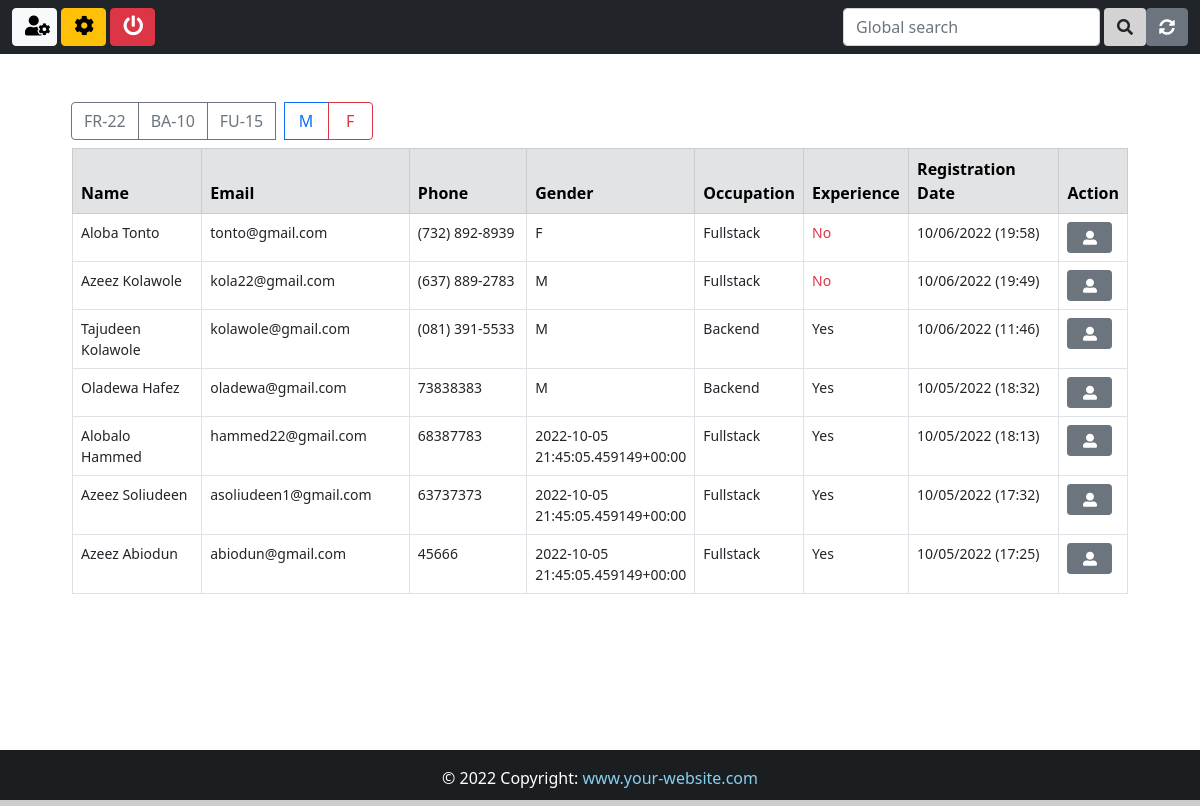
Before: /candidates/ (signed in) with the older database file.
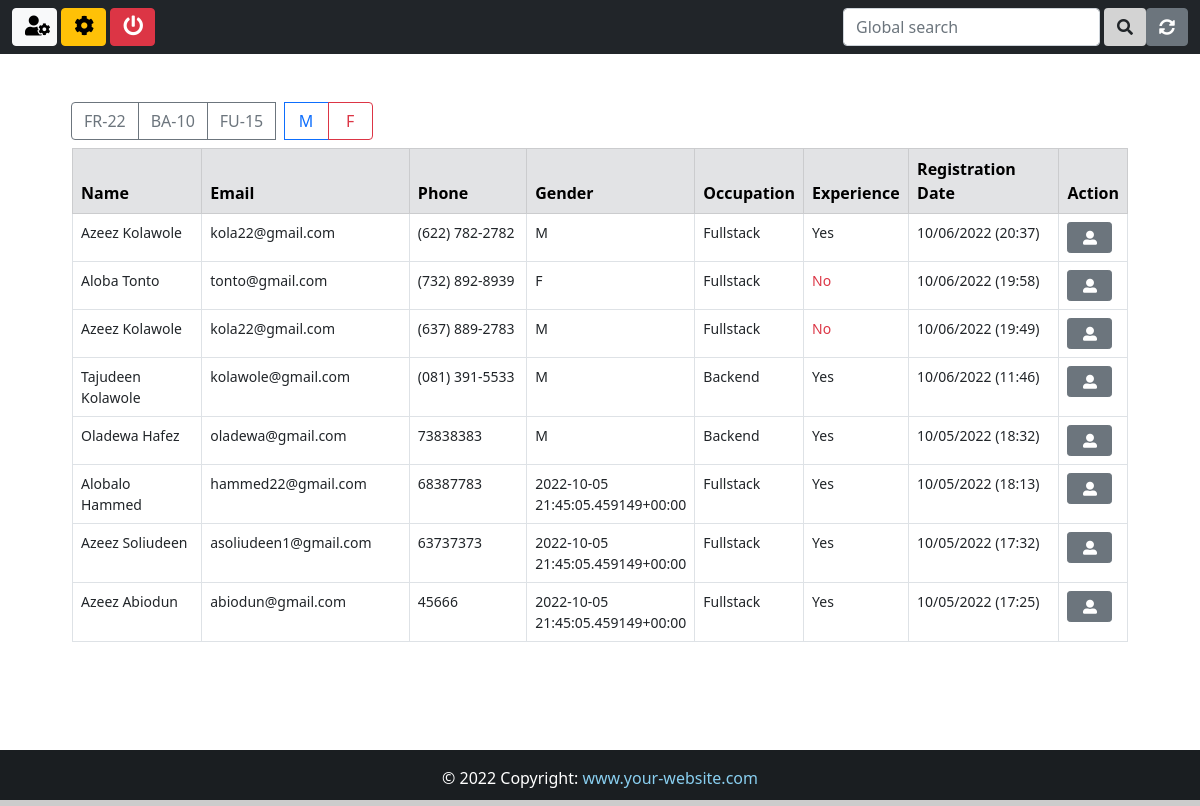
After: the same page with the newer database file.
### app/models.py (models this page shows, shortened)
class candidate(models.Model):
    first_name = models.CharField(max_length=50)
    last_name = models.CharField(max_length=50)
    job = models.CharField(max_length=5, verbose_name='Job code')
    birth =models.DateField(auto_now=False, auto_now_add=False, verbose_name='Birthday')
    phone = models.CharField(max_length=18)
    personality = models.CharField(max_length=50, null=True, choices=PERSONALITY)
    salary = models.CharField(max_length=50, verbose_name='Salary expectation')
    gender = models.CharField(max_length=7)
    experience = models.BooleanField(null=True)
    smoker = models.CharField(max_length=10, null=True, choices=SMOKER, default="")
    email = models.EmailField(max_length=50)
    message = models.TextField(verbose_name='Presentation')
    file = models.FileField(upload_to='resume', blank=True, verbose_name='Resume')
    image = models.ImageField(upload_to='photo', blank=True, verbose_name='Photo')
    created_at = models.DateTimeField(auto_now_add=True)
    updated_at = models.DateTimeField(auto_now=True)
    Situation = models.CharField(max_length=50, null=True, choices=SITUATION, default='Pending')
    company_note = models.TextField(blank=True)
    frameworks = MultiSelectField(choices=FRAMEWORKS, default="", max_length=50)
    languages = MultiSelectField(choices=LANGUAGES, default="", max_length=50)
    databases = MultiSelectField(choices=DATABASES, default="", max_length=50)
    libraries = MultiSelectField(choices=LIBRARIES, default="", max_length=50)
    mobile = MultiSelectField(choices=MOBILE, default="", max_length=50)
    others = MultiSelectField(choices=OTHERS, default="", max_length=50)
    institution = models.CharField(max_length=50)
    course = models.CharField(max_length=50)
    started_course = models.DateField(auto_now=False, auto_now_add=False)
    finished_course = models.DateField(auto_now=False, auto_now_add=False)
    about_course = models.TextField()
    status_course = models.CharField(max_length=50, null=True, choices=STATUS_COURSE)
    company = models.CharField(max_length=50)
    position = models.CharField(max_length=50)
    started_job = models.DateField(auto_now=False, auto_now_add=False)
    finished_job = models.DateField(auto_now=False, auto_now_add=False)
    about_job = models.TextField()
    employed = models.BooleanField(null=True, verbose_name='I am employed')
    remote = models.BooleanField(null=True, verbose_name='I agree to work remotely')
    travel = models.BooleanField(null=True, verbose_name="I'm available for travel")

### app/views.py (the view, shortened to what this page needs)
# urls.py: path('candidates/', views.Candidates, name='candidates'),
@login_required(login_url='loginpage')
@cache_control(no_cache=True, must_revalidate=True, no_store=True)
def Candidates(request):
    if request.method == 'POST':
        job = request.POST.get('job')
        gender = request.POST.get('gender')
        filter = candidate.objects.filter(Q(job=job) | Q(gender=gender))
        context = {
            'candidates': filter,
            }
        return render(request, 'app/candidates.html', context)
    else:
        all_candidates_list = candidate.objects.all().order_by('-created_at')
    paginator = Paginator(all_candidates_list, 10) #10 is number of records to display on a Page
    page = request.GET.get('page')
    all_candidates = paginator.get_page(page)
    context={
        'candidates': all_candidates,
        }
    return render(request, 'app/candidates.html', context)

### app/templates/app/candidates.html (shortened to what the changed rows need)
{% extends 'base.html' %}
{% block content %}
<div class="container" style="width: 90%;">
<table class="table table-bordered text.center">
    <thead class="table-secondary">
        <tr>
            <th style="width: 16%;">Name</th>
            <th style="width: 22%;">Email</th>
            <th style="width: 14%;">Phone</th>
            <th style="width: 6%;">Gender</th>
            <th style="width: 10%;">Occupation</th>
            <th style="width: 10%;">Experience</th>
            <th style="width: 17%;">Registration Date</th>
            <th colspan="2" style="width: 5%;">Action</th>
        </tr>
    </thead>
    <tbody style="font-size:14px;">
        {% for candidate in candidates %}
        <tr>
            <td id="top-border" label="Name">{{candidate.first_name}} {{candidate.last_name}}</td>
            <td id="sm-border" label="Email">{{candidate.email}}</td>
            <td id="sm-border" label="Phone">{{candidate.phone}}</td>
            <td id="sm-border" label="Gender">{{candidate.gender}}</td>
            {% if candidate.job == 'FR-22' %}
            <td id="sm-border" label="Occupation">Frontend</td>
            {% elif candidate.job == 'BA-10' %}
            <td id="sm-border" label="Occupation">Backend</td>
            {% else %}
            <td id="sm-border" label="Occupation">Fullstack</td>
            {% endif %}
            {% if candidate.experience == False %}
            <td id="sm-border" label="Experience"><span class="text-danger">No</span></td>
            {% else %}
            <td id="sm-border" label="Experience">Yes</td>
            {% endif %}
            <td id="sm-border" label="Received">{{candidate.created_at| date:'m/d/Y (H:i)'}}</td>
            <td>
                <a href="{% url 'candidate' candidate.id %}" class="btn btn-secondary my-btn2 btn-sm" title="view candidate">
                    <i class="fas fa-user-alt"></i>
                </a>
            </td>
            {% empty %}
            <td colspan="8" class="text-danger text-center"><strong>No record found</strong></td>
        </tr>
        {% endfor %}
    </tbody>
</table>
<br><br><br>
</div>
{% endblock content %}

Changed rows visible on the page:
added candidate: first_name "Azeez", last_name "Kolawole", email "kola22@gmail.com", phone "(622) 782-2782", gender "M", job "Fullstack", experience "Yes", created_at "10/06/2022 (20:37)"
